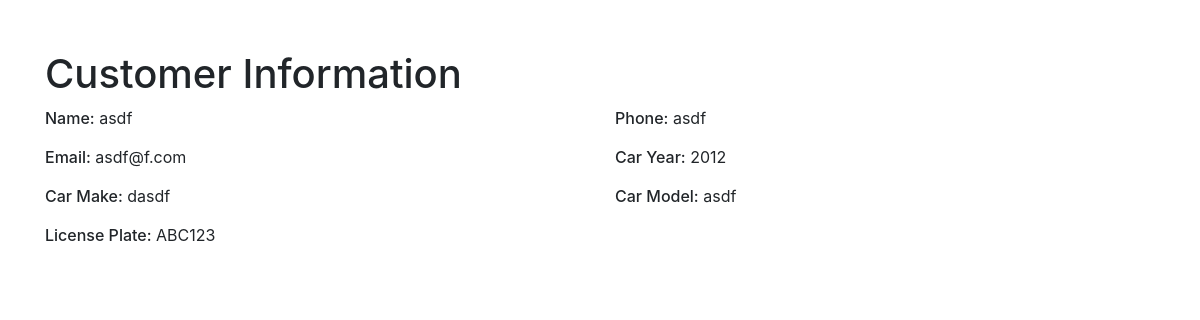
The app's page /customer/ABC123 with its own data.
### models.py (models this page shows, shortened)
class Customer(Base):
    __tablename__ = "customer"
    id = Column(Integer, primary_key=True)
    name = Column(String(128))
    phone = Column(String(64))
    email = Column(String(128), unique=True)
    cars = relationship("Car", backref="customer", lazy='dynamic')

class Car(Base):
    __tablename__ = "car"
    id = Column(Integer, primary_key=True)
    year = Column(String(4))
    make = Column(String(128))
    model = Column(String(128))
    license_plate = Column(String(64), unique=True)
    customer_id = Column(Integer, ForeignKey('customer.id'))

### app.py (the view)
@app.route('/customer/<license_plate>', methods=['GET', 'POST'])
def customer_info(license_plate):
    if request.method == 'POST':
        name = request.form.get('name')
        phone = request.form.get('phone')
        email = request.form.get('email')
        year = request.form.get('year')
        make = request.form.get('make')
        model = request.form.get('model')
        try:
            customer = db_session.query(Customer).filter_by(email=email).first()
            if not customer:
                customer = Customer(name=name, phone=phone, email=email)
                db_session.add(customer)
                db_session.flush()  # Ensure the customer has an ID for the new car
            car = db_session.query(Car).filter_by(license_plate=license_plate).first()
            if car:
                car.year = year
                car.make = make
                car.model = model
                car.customer = customer  # Associate the car with the (possibly new) customer
            else:
                car = Car(year=year, make=make, model=model, license_plate=license_plate, customer=customer)
                db_session.add(car)
            db_session.commit()
            return redirect(url_for('print_receipt', license_plate=license_plate))
        except SQLAlchemyError as e:
            db_session.rollback()
            app.logger.error(f"SQLAlchemy Error: {e}")
            return f"Database error occurred: {e}", 500
        except Exception as e:
            db_session.rollback()
            app.logger.error(f"Unexpected Error: {e}")
            return f"An unexpected error occurred: {e}", 500
    else:  # Handle GET request
        car = db_session.query(Car).filter_by(license_plate=license_plate).first()
        existing_car_info = {}
        if car:
            existing_car_info = {
                "name": car.customer.name,
                "phone": car.customer.phone,
                "email": car.customer.email,
                "year": car.year,
                "make": car.make,
                "model": car.model
            }
        return render_template('customer_info.html', license_plate=license_plate, existing_car_info=existing_car_info)

### templates/customer_info.html (shortened to what this page needs)
<!DOCTYPE html>
<html lang="en">
<head>
    <link rel="stylesheet" href="https://stackpath.bootstrapcdn.com/bootstrap/4.5.2/css/bootstrap.min.css">
</head>
<body>
    <div class="container">
        <h1>Customer Information</h1>
        {% if existing_car_info %}
        <div class="row">
            <div class="col-12 col-md-6 info-text"><span class="info-title">Name:</span> {{
                existing_car_info.get('name', 'N/A') }}</div>
            <div class="col-12 col-md-6 info-text"><span class="info-title">Phone:</span> {{
                existing_car_info.get('phone', 'N/A') }}</div>
            <div class="col-12 col-md-6 info-text"><span class="info-title">Email:</span> {{
                existing_car_info.get('email', 'N/A') }}</div>
            <div class="col-12 col-md-6 info-text"><span class="info-title">Car Year:</span> {{
                existing_car_info.get('year', 'N/A') }}</div>
            <div class="col-12 col-md-6 info-text"><span class="info-title">Car Make:</span> {{
                existing_car_info.get('make', 'N/A') }}</div>
            <div class="col-12 col-md-6 info-text"><span class="info-title">Car Model:</span> {{
                existing_car_info.get('model', 'N/A') }}</div>
            <div class="col-12 info-text"><span class="info-title">License Plate:</span> {{ license_plate }}</div>
        </div>
        {% endif %}
    </div>

### templates/customer_info.html (style rules this page uses)
.container { margin-top: 50px; }
.info-title { font-weight: 500; }
.info-text { margin-bottom: 15px; }

### records on screen
Customer: get "asdf", get "asdf@f.com"
Car: get "2012", get "dasdf", get "asdf", license_plate "ABC123"
